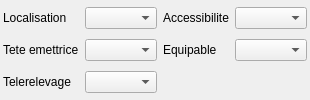
                 <widget class="QWidget" name="tab">
                  <attribute name="title">
                   <string>Général</string>
                  </attribute>
                  <layout class="QGridLayout" name="gridLayout_11">
                   <property name="leftMargin">
                    <number>3</number>
                   </property>
                   <property name="topMargin">
                    <number>3</number>
                   </property>
                   <property name="rightMargin">
                    <number>3</number>
                   </property>
                   <property name="bottomMargin">
                    <number>3</number>
                   </property>
                   <item row="0" column="2">
                    <widget class="QLabel" name="label_32">
                     <property name="text">
                      <string>Accessibilite</string>
                     </property>
                     <property name="wordWrap">
                      <bool>true</bool>
                     </property>
                    </widget>
                   </item>
                   <item row="2" column="0">
                    <widget class="QLabel" name="label_26">
                     <property name="text">
                      <string>Tete emettrice</string>
                     </property>
                     <property name="wordWrap">
                      <bool>true</bool>
                     </property>
                    </widget>
                   </item>
                   <item row="2" column="1">
                    <widget class="QComboBox" name="comboBox_tete_emettrice"/>
                   </item>
                   <item row="2" column="2">
                    <widget class="QLabel" name="label_30">
                     <property name="text">
                      <string>Equipable</string>
                     </property>
                     <property name="wordWrap">
                      <bool>true</bool>
                     </property>
                    </widget>
                   </item>
                   <item row="0" column="0">
                    <widget class="QLabel" name="label_31">
                     <property name="text">
                      <string>Localisation</string>
                     </property>
                     <property name="wordWrap">
                      <bool>true</bool>
                     </property>
                    </widget>
                   </item>
                   <item row="3" column="0">
                    <widget class="QLabel" name="label_36">
                     <property name="text">
                      <string>Telerelevage</string>
                     </property>
                    </widget>
                   </item>
                   <item row="3" column="1">
                    <widget class="QComboBox" name="comboBox_telerelevage"/>
                   </item>
                   <item row="2" column="3">
                    <widget class="QComboBox" name="comboBox_equipable"/>
                   </item>
                   <item row="0" column="3">
                    <widget class="QComboBox" name="comboBox_accessibilite2"/>
                   </item>
                   <item row="0" column="1">
                    <widget class="QComboBox" name="comboBox_localisation2"/>
                   </item>
                  </layout>
                 </widget>
